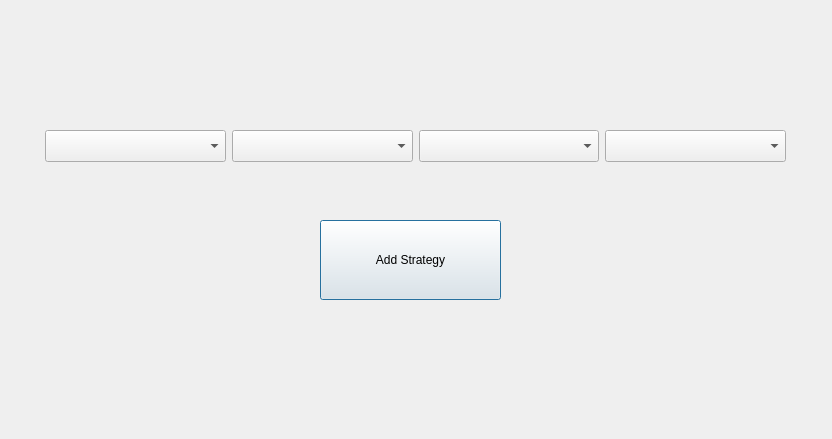
<?xml version="1.0" encoding="UTF-8"?>
<ui version="4.0">
 <class>SecondWindow</class>
 <widget class="QDialog" name="SecondWindow">
  <property name="geometry">
   <rect>
    <x>0</x>
    <y>0</y>
    <width>832</width>
    <height>439</height>
   </rect>
  </property>
  <property name="windowTitle">
   <string>Dialog</string>
  </property>
  <widget class="QPushButton" name="pushButton">
   <property name="geometry">
    <rect>
     <x>320</x>
     <y>220</y>
     <width>181</width>
     <height>80</height>
    </rect>
   </property>
   <property name="minimumSize">
    <size>
     <width>0</width>
     <height>80</height>
    </size>
   </property>
   <property name="maximumSize">
    <size>
     <width>400</width>
     <height>16777215</height>
    </size>
   </property>
   <property name="text">
    <string>Add Strategy</string>
   </property>
   <property name="shortcut">
    <string>Return</string>
   </property>
  </widget>
  <widget class="QWidget" name="">
   <property name="geometry">
    <rect>
     <x>45</x>
     <y>130</y>
     <width>741</width>
     <height>32</height>
    </rect>
   </property>
   <layout class="QHBoxLayout" name="horizontalLayout">
    <item>
     <widget class="QComboBox" name="comboBox_strategy">
      <property name="sizePolicy">
       <sizepolicy hsizetype="Preferred" vsizetype="Preferred">
        <horstretch>0</horstretch>
        <verstretch>0</verstretch>
       </sizepolicy>
      </property>
      <property name="minimumSize">
       <size>
        <width>0</width>
        <height>0</height>
       </size>
      </property>
     </widget>
    </item>
    <item>
     <widget class="QComboBox" name="comboBox_4">
      <property name="sizePolicy">
       <sizepolicy hsizetype="Preferred" vsizetype="Preferred">
        <horstretch>0</horstretch>
        <verstretch>0</verstretch>
       </sizepolicy>
      </property>
      <property name="minimumSize">
       <size>
        <width>0</width>
        <height>0</height>
       </size>
      </property>
     </widget>
    </item>
    <item>
     <widget class="QComboBox" name="comboBox_2">
      <property name="sizePolicy">
       <sizepolicy hsizetype="Preferred" vsizetype="Preferred">
        <horstretch>0</horstretch>
        <verstretch>0</verstretch>
       </sizepolicy>
      </property>
      <property name="minimumSize">
       <size>
        <width>0</width>
        <height>0</height>
       </size>
      </property>
     </widget>
    </item>
    <item>
     <widget class="QComboBox" name="comboBox_gap">
      <property name="sizePolicy">
       <sizepolicy hsizetype="Preferred" vsizetype="Preferred">
        <horstretch>0</horstretch>
        <verstretch>0</verstretch>
       </sizepolicy>
      </property>
      <property name="minimumSize">
       <size>
        <width>0</width>
        <height>0</height>
       </size>
      </property>
     </widget>
    </item>
   </layout>
  </widget>
 </widget>
 <resources/>
 <connections/>
</ui>
